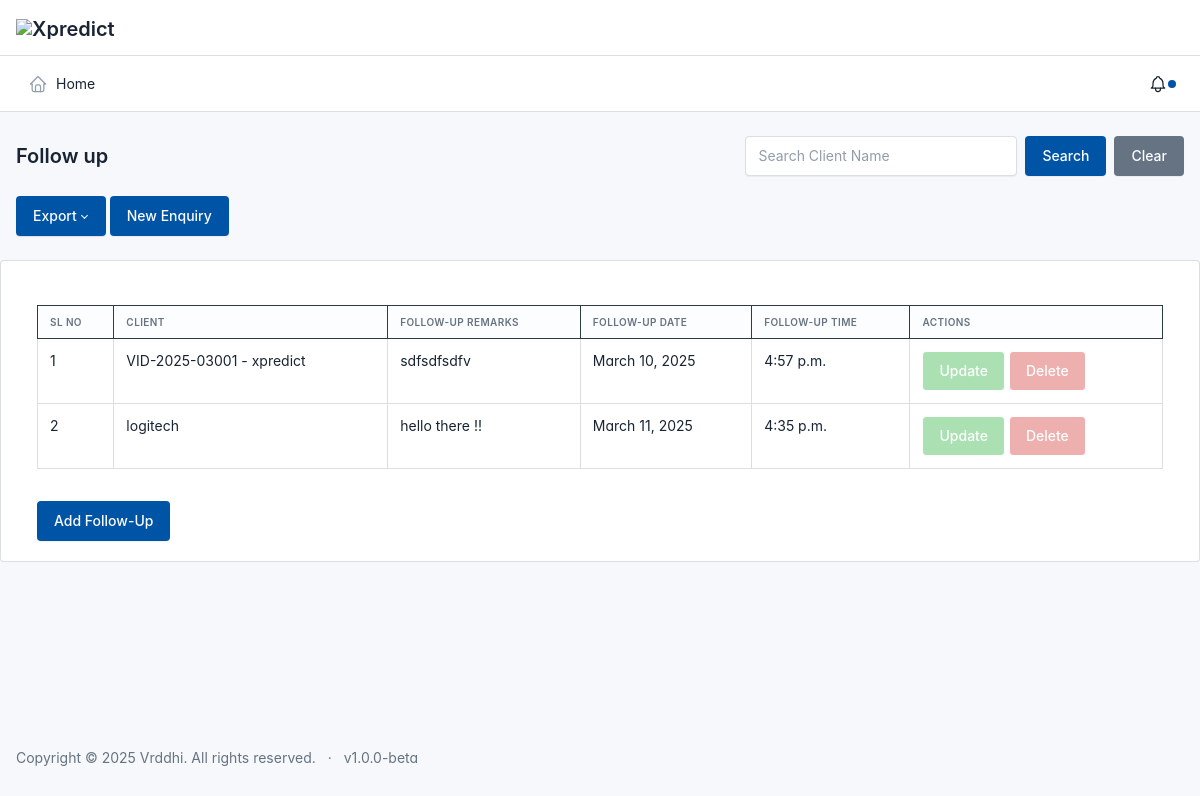
Screenshot of /Enq-followup/ with the database file from the repository.
### Riva/models.py (models this page shows, shortened)
class FollowUp_History(models.Model):
    enquiry = models.ForeignKey("Enquiry", on_delete=models.CASCADE, null=True, blank=True)  # Link to enquiry (nullable)
    confirmed_order = models.ForeignKey("confirmed_enquiry", on_delete=models.CASCADE, null=True, blank=True)  # Link to confirmed order (nullable)
    foname = models.TextField()  # Follow-up Remarks
    fodate = models.DateField()  # Follow-up Date
    fotime = models.TimeField()  # Follow-up Time
    created_at = models.DateTimeField(auto_now_add=True)  # Timestamp

class confirmed_enquiry(models.Model):
    created_by = models.ForeignKey(User, on_delete=models.CASCADE, null=True, blank=True)
    enquiry = models.ForeignKey(Enquiry, on_delete=models.CASCADE, null=True, blank=True)
    revert = models.BooleanField(default=False)
    relegate = models.BooleanField(default=False)
    vid = models.CharField(max_length=20, unique=True)
    startdate = models.DateField(null=True, blank=True)
    enddate = models.DateField(null=True, blank=True)
    flag = models.CharField(max_length=255, null=True, blank=True)
    policy_type = models.CharField(max_length=255, null=True, blank=True)
    renewal_days = models.IntegerField(default=30)  # No. of days before renewal
    renewal_flag = models.BooleanField(default=False)  # To indicate renewal visibility
    sum_amount=models.CharField(max_length=20,null=True, blank=True)
    premium_amount=models.CharField(max_length=20,null=True, blank=True)
    cal_gst=models.CharField(max_length=20,null=True, blank=True)
    Gst_amount=models.CharField(max_length=20,null=True, blank=True)
    files = models.ManyToManyField(FileUploadModel, blank=True)
    client_name= models.CharField(max_length=100, null=True, blank=True)
    client_phone= models.CharField(max_length=100, null=True, blank=True)
    client_email= models.EmailField( null=True, blank=True)
    tpa_name= models.CharField(max_length=100, null=True, blank=True)
    tpa_phone= models.CharField(max_length=100, null=True, blank=True)
    tpa_email= models.EmailField( null=True, blank=True)
    vrd_name= models.CharField(max_length=100, null=True, blank=True)
    vrd_phone= models.CharField(max_length=100, null=True, blank=True)
    vrd_email= models.EmailField( null=True, blank=True)

class Enquiry(models.Model):
    STATUS_CHOICES = [
        ('1', 'HOT'),
        ('2', 'WARM'),
        ('3', 'COLD'),
    ]
    companyname = models.CharField(max_length=30, default='')
    customername = models.CharField(max_length=20, default='')
    refrence = models.CharField(max_length=20, default='',blank=True)
    email = models.EmailField()
    contact = models.IntegerField()
    location = models.CharField(max_length=100, default='')
    status = models.CharField(max_length=20, choices=STATUS_CHOICES, default='')
    products = models.ForeignKey(Products, on_delete=models.CASCADE, default=1)  # Make sure product with id=1 exists
    subproduct = models.CharField(max_length=20, default='',blank=True)
    closuredate = models.DateField(null=True, blank=True)
    executive = models.ForeignKey(Executive, on_delete=models.CASCADE, null=False, blank=False)
    files = models.ManyToManyField(FileUploadModel, blank=True)
    remarks = models.TextField(max_length=100, default='', blank=True)
    flag = models.TextField(max_length=200, default='', blank=True)
    enqtype = models.CharField(max_length=20, default='',blank=True)
    is_confirmed = models.BooleanField(default=False)
    created_at = models.DateTimeField(auto_now_add=True)
    is_lost = models.BooleanField(default=False)
    is_reverted = models.BooleanField(default=False)
    is_relegated=models.BooleanField(default=False)
    created_by = models.ForeignKey(User, on_delete=models.CASCADE, null=True, blank=True)
    lostdate = models.DateField(null=True, blank=True)
    lost_renewal_days = models.IntegerField(default=30)  # No. of days before renewal

### Riva/views.py (the view, shortened to what this page needs)
# urls.py: path('Enq-followup/',views.enquiry_followup,name='follow_up'),
def enquiry_followup(request):
    search_query = request.GET.get('search', '')
    if request.method == "POST":
        try:
            data = json.loads(request.body)
            enquiry_id = data.get("enquiry_id")
            confirmed_order_id = data.get("confirmed_order_id")  # For active follow-ups
            foname = data.get("foname", "").strip()
            fodate = data.get("fodate")
            fotime = data.get("fotime")
            followup_type = data.get("followup_type")  # "enquiry" or "active"
            user = request.user if request.user.is_authenticated else None
            if not foname or not fodate or not fotime:
                return JsonResponse({"success": False, "message": "All fields are required!"})
            fodate_parsed = datetime.strptime(fodate, "%Y-%m-%d").date()
            fotime_parsed = datetime.strptime(fotime, "%H:%M").time()
            if followup_type == "enquiry":
                if not enquiry_id:
                    return JsonResponse({"success": False, "message": "Enquiry ID is required!"})
                enquiry = Enquiry.objects.get(id=enquiry_id)
                followup = FollowUp.objects.create(
                    enquiry=enquiry,
                    foname=foname,
                    fodate=fodate_parsed,
                    fotime=fotime_parsed,
                    user=user
                )
                FollowUp_History.objects.create(
                    enquiry=enquiry,
                    foname=foname,
                    fodate=fodate_parsed,
                    fotime=fotime_parsed,
                    created_at=now()
                )
            elif followup_type == "active":
                if not confirmed_order_id:
                    return JsonResponse({"success": False, "message": "Confirmed Order ID is required!"})
                confirmed_order = confirmed_enquiry.objects.get(vid=confirmed_order_id)
                ConfirmedOrderFollowUp.objects.create(
                    confirmed_order=confirmed_order,
                    foname=foname,
                    fodate=fodate_parsed,
                    fotime=fotime_parsed
                )
                FollowUp_History.objects.create(
                    confirmed_order=confirmed_order,  # ✅ Use the correct field name
                    foname=foname,
                    fodate=fodate_parsed,
                    fotime=fotime_parsed
                )
            return JsonResponse({"success": True, "message": "Follow-up saved successfully!"})
        except Enquiry.DoesNotExist:
            return JsonResponse({"success": False, "message": "Enquiry not found!"})
        except confirmed_enquiry.DoesNotExist:
            return JsonResponse({"success": False, "message": "Confirmed order not found!"})
        except Exception as e:
            return JsonResponse({"success": False, "message": str(e)})
    else:
        enquiries = Enquiry.objects.filter(is_confirmed=False)
        confirmed_orders = confirmed_enquiry.objects.all()
        followup_history = FollowUp_History.objects.all().order_by('-id')
        return render(request, 'xp/enq_followup.html', {
            "enquiries": enquiries,
            "confirmed_orders": confirmed_orders,
            "search_query": search_query,
            "followup_history": followup_history,
        })

### Riva/context_processors.py (called while the page is built, shortened)
def global_notifications(request):
    current_user = request.user
    if isinstance(current_user, AnonymousUser) or not current_user.is_authenticated:
        return {
            'notifications': [],  # Empty notifications if not authenticated
            'followups': [],
        }

### app/context_processors.py (called while the page is built, shortened)
def group_buttons(request):
    return {
        'group_buttons': GroupButton.objects.all()
    }

def modules_with_submodules(request):
    if not request.user.is_authenticated:
        return {}  # Return an empty context for unauthenticated users

### templates/xp/enq_followup.html (shortened to what this page needs)
{% extends "base.html" %}
{% block content %}
<div class="page-wrapper d-flex flex-column justify-content-start">
    <div class="page-body">
        <div class="container-fluid">
            <div class="row g-2 align-items-center">
                <div class="col d-flex align-items-center justify-content-between">
                    <h1 class="page-title">Follow up</h1>
                    <div class="input-icon d-flex">
                        <form method="GET" action="" class="d-flex">
                            <input type="text" name="search" value="{{ search_query }}" class="hides form-control me-2" placeholder="Search Client Name" aria-label="Search in website">
                            <button type="submit" class="hides btn btn-primary me-2">Search</button>
                            <button type="button" class="hides btn btn-secondary" onclick="clearSearch()">Clear</button>
                        </form>
                    </div>
                </div>
            </div><br>
            <div class="btn-group">
                <button class="btn btn-primary dropdown-toggle" data-bs-toggle="dropdown" aria-expanded="false">
                    Export
                </button>
            </div>
            <a href="{% url 'newenquirypage' %}" class="hides btn btn-primary" role="button">New Enquiry</a>
        </div>
    </div>
    <div class="card">
        <div class="card-body">
            <div class="container-fluid mt-4">
                <table class="table table-bordered">
                    <thead class="table-dark">
                        <tr>
                            <th>Sl No</th>
                            <th>Client</th>
                            <th>Follow-up Remarks</th>
                            <th>Follow-up Date</th>
                            <th>Follow-up Time</th>
                            <th class="hides">Actions</th>
                        </tr>
                    </thead>
                    <tbody id="followUpTable">
                        {% for followup in followup_history %}
                            <tr>
                                <td>{{ forloop.counter }}</td>
                                <td>
                                    {% if followup.confirmed_order %}
                                        {{ followup.confirmed_order.vid }} - {{ followup.confirmed_order.enquiry.companyname }}
                                    {% elif followup.enquiry %}
                                        {{ followup.enquiry.companyname }}
                                    {% else %}
                                        N/A
                                    {% endif %}
                                </td>
                                <td>{{ followup.foname }}</td>
                                <td>{{ followup.fodate }}</td>
                                <td>{{ followup.fotime }}</td>
                                <td class="hides">
                                    <button class="btn btn-success"disabled>Update</button>
                                    <button class="btn btn-danger"disabled>Delete</button>
                                </td>
                            </tr>
                        {% endfor %}
                    </tbody>
                </table>
                <button class="hides btn btn-primary mt-3" onclick="openFollowUpModal()">Add Follow-Up</button>
            </div>
        </div>
    </div>
{% endblock %}

### templates/base.html (style rules this page uses)
:root { --tblr-font-sans-serif: 'Inter Var', -apple-system, BlinkMacSystemFont, San Francisco, Segoe UI, Roboto, Helvetica Neue, sans-serif; }
body { font-feature-settings: "cv03", "cv04", "cv11"; }

### rows the page displays
FollowUp_History: confirmed_order.vid "VID-2025-03001", confirmed_order.enquiry.companyname "xpredict", foname "sdfsdfsdfv", fodate "March 10, 2025", fotime "4:57 p.m."
FollowUp_History: enquiry.companyname "logitech", foname "hello there !!", fodate "March 11, 2025", fotime "4:35 p.m."
